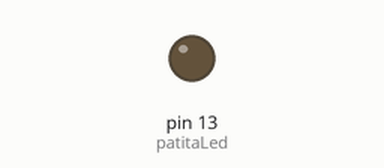
Recording of a sketch running on a simulated Arduino Uno, built with avr-gcc and run on an emulated ATmega328P. Shown: output pins drawn as LEDs (lit = HIGH).

Above: at 0.4 s.
At 3.4 s:
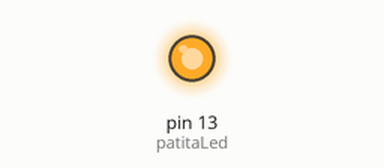
Timing chart, 0 to 5.2 s (numbered marks = the images above):
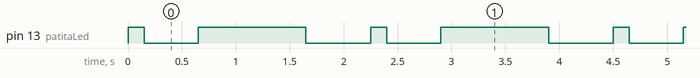

Measured:
- by itself, pin 13 (patitaLed): repeats every 2.3 s: LOW 0.50 s, HIGH 1.0 s, LOW 0.60 s, HIGH 0.15 s
- by itself, everything shown: repeats every 2.3 s, in 4 steps

The sketch:

spectacular_trug1.ino
```cpp
// C++ code
//
int patitaLed = 13;
void setup(){
  // la patita 13 se va a comportar como salida
  pinMode (patitaLed, OUTPUT);
}

void loop(){
  // a en morse (.-)
  //dos argumentos: la patita, si es HIGH o LOW
  // el .
  digitalWrite(patitaLed, HIGH);
  delay(150); // Wait for 100 millisecond(s)
  digitalWrite(patitaLed, LOW);
  delay(500); // Wait for 500 millisecond(s)
  // el -
  digitalWrite(patitaLed, HIGH);
  delay(1000); // Wait for 1000 millisecond(s)
  digitalWrite(patitaLed, LOW);
  delay(500); // Wait for 500 millisecond(s)

  delay (100);
}
```
